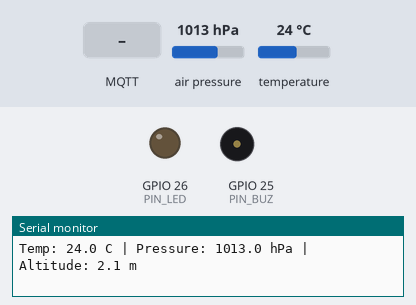
A sketch run on a simulated ESP32. Parts: output pins drawn as LEDs (lit = HIGH), buzzer (waves = sounding), the last lines printed to the serial monitor. Dashed ring = blinking. The test bench sets the inputs (shaded band); at power-on: air pressure 1013 hPa, temperature 24 °C. WiFi joins after 1.5 s; servers stay silent unless stated; no MQTT or app messages arrive unless stated.

Above: at 1.2 s.
1.3 s: air pressure set to 952 hPa
At 2.1 s:
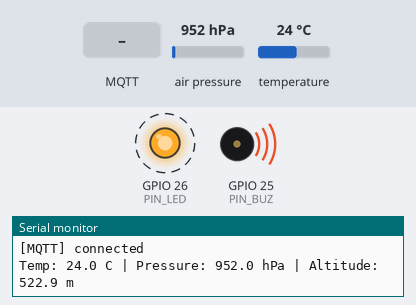
4.8 s: MQTT message "MANUAL" arrives on the third subscribed topic
At 4.9 s:
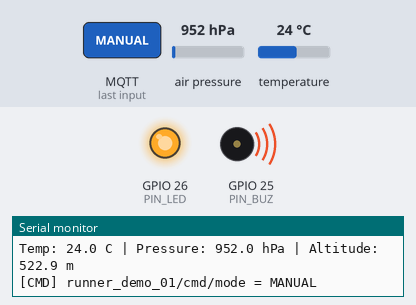
6.5 s: MQTT message "ON" arrives on the first subscribed topic
At 7.6 s:
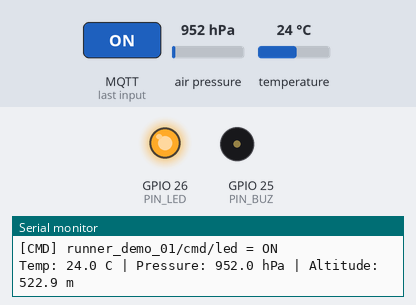
9.6 s: MQTT message "0" arrives on the first subscribed topic
At 11.0 s:
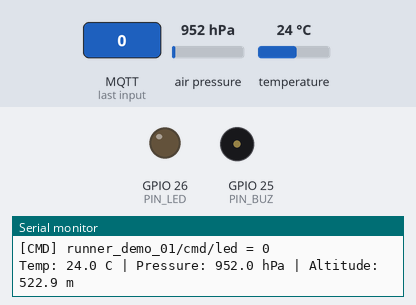
11.3 s: MQTT message "ON" arrives on the second subscribed topic
At 12.4 s:
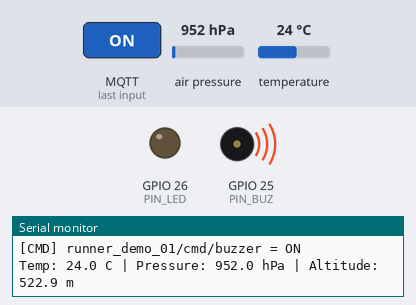
Timing chart, 0 to 13.9 s (numbered marks = the images above; inputs shaded):
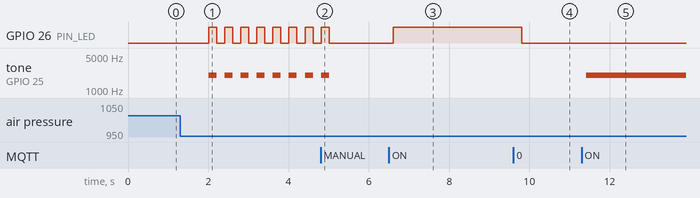

The sketch:

sketch__1_.ino
```cpp
/*
 * RUNNER MONITOR - ESP32 + BMP180 + MQTT + FreeRTOS
 *  - TaskRead     (Core 1): doc BMP180, in Serial, day vao dataQueue + alertQueue
 *  - TaskAlert    (Core 1): doc alertQueue, canh bao Led/Coi (AUTO) hoac theo nut Web (MANUAL)
 *  - TaskTransmit (Core 0): ket noi WiFi + MQTT, doc dataQueue, publish; nhan lenh dieu khien
 *
 * Chan: SDA=21, SCL=22, LED=26 (qua R220), BUZZER=25
 */
#include <WiFi.h>
#include <Wire.h>
#include <PubSubClient.h>
#include <Adafruit_BMP085.h>

// ---------- Cau hinh ----------
const char* WIFI_SSID = "Wokwi-GUEST";   // WiFi mo phong cua Wokwi
const char* WIFI_PASS = "";
const char* MQTT_HOST = "broker.hivemq.com";
const int   MQTT_PORT = 1883;

// DOI "runner_demo_01" THANH CHUOI RIENG CUA BAN (broker public, tranh trung nguoi khac)
#define TOPIC_BASE   "runner_demo_01"
#define TOPIC_DATA   TOPIC_BASE "/data"
#define TOPIC_LED    TOPIC_BASE "/cmd/led"
#define TOPIC_BUZ    TOPIC_BASE "/cmd/buzzer"
#define TOPIC_MODE   TOPIC_BASE "/cmd/mode"

#define PIN_LED 26
#define PIN_BUZ 25

const float SEA_LEVEL_PA = 101325.0;  // ap suat chuan muc nuoc bien
const float TEMP_HIGH    = 38.0;      // ngưỡng nhiet do cao (°C)
const float TEMP_LOW     = 5.0;       // ngưỡng nhiet do thap (°C)
const float ALT_JUMP     = 3.0;       // thay doi do cao dot ngot giua 2 lan do (m)
const uint32_t READ_MS   = 1000;      // chu ky doc cam bien

// ---------- Kieu du lieu & hang doi ----------
struct SensorData { float temp; float press; float alt; };   // day du -> data Queue
struct AlertData  { float temp; float alt; };                // canh bao -> data Alert

QueueHandle_t dataQueue;
QueueHandle_t alertQueue;

// Trang thai chia se (ghi boi 1 task, doc boi task khac)
enum AlertCode { ALERT_NONE = 0, ALERT_TEMP_HIGH, ALERT_TEMP_LOW, ALERT_ALT_JUMP };
volatile int  alertCode   = ALERT_NONE;
volatile bool manualMode  = false;
volatile bool manualLed   = false;
volatile bool manualBuz   = false;
volatile bool ledOut      = false;
volatile bool buzOut      = false;

Adafruit_BMP085 bmp;
WiFiClient espClient;
PubSubClient mqtt(espClient);

// ---------- Nhan lenh tu Web (chay trong TaskTransmit) ----------
void mqttCallback(char* topic, byte* payload, unsigned int len) {
  String msg;
  for (unsigned int i = 0; i < len; i++) msg += (char)payload[i];
  msg.trim(); msg.toUpperCase();
  bool on = (msg == "ON" || msg == "1");
  String t = String(topic);
  if (t == TOPIC_LED)       manualLed  = on;
  else if (t == TOPIC_BUZ)  manualBuz  = on;
  else if (t == TOPIC_MODE) manualMode = (msg == "MANUAL");
  Serial.printf("[CMD] %s = %s\n", topic, msg.c_str());
}

// ---------- TASK DOC DU LIEU (Core 1) ----------
void taskRead(void* pv) {
  float prevAlt = NAN;
  TickType_t last = xTaskGetTickCount();
  for (;;) {
    SensorData d;
    d.temp  = bmp.readTemperature();
    d.press = bmp.readPressure() / 100.0;              // hPa
    d.alt   = bmp.readAltitude(SEA_LEVEL_PA);          // m so voi muc nuoc bien

    Serial.printf("Temp: %.1f C | Pressure: %.1f hPa | Altitude: %.1f m\n",
                  d.temp, d.press, d.alt);

    // Du lieu day du -> data Queue (khong chan neu day, bo ban tin cu nhat)
    if (xQueueSend(dataQueue, &d, 0) != pdTRUE) {
      SensorData tmp; xQueueReceive(dataQueue, &tmp, 0);
      xQueueSend(dataQueue, &d, 0);
    }

    // Du lieu canh bao (nhiet do + do cao) -> data Alert (chi giu ban moi nhat)
    AlertData a = { d.temp, d.alt };
    xQueueOverwrite(alertQueue, &a);

    vTaskDelayUntil(&last, pdMS_TO_TICKS(READ_MS));
  }
}

// ---------- TASK CANH BAO (Core 1) ----------
void taskAlert(void* pv) {
  float prevAlt = NAN;
  int   code = ALERT_NONE;
  uint32_t jumpUntil = 0;     // giu canh bao do cao thay doi trong 5 s
  bool blink = false;

  for (;;) {
    AlertData a;
    if (xQueueReceive(alertQueue, &a, pdMS_TO_TICKS(200)) == pdTRUE) {
      code = ALERT_NONE;
      if (a.temp > TEMP_HIGH)      code = ALERT_TEMP_HIGH;
      else if (a.temp < TEMP_LOW)  code = ALERT_TEMP_LOW;

      if (!isnan(prevAlt) && fabs(a.alt - prevAlt) > ALT_JUMP)
        jumpUntil = millis() + 5000;
      prevAlt = a.alt;

      if (code == ALERT_NONE && millis() < jumpUntil) code = ALERT_ALT_JUMP;
      alertCode = code;
    }
    if (code == ALERT_ALT_JUMP && millis() >= jumpUntil) { code = ALERT_NONE; alertCode = code; }

    blink = !blink;   // nhap nhay moi 200 ms
    bool led, buz;
    if (manualMode) {                 // MANUAL: theo nut tren Web
      led = manualLed;
      buz = manualBuz;
    } else {                          // AUTO: theo canh bao
      led = (code != ALERT_NONE) && blink;
      buz = (code != ALERT_NONE) && blink;
    }
    ledOut = led; buzOut = buz;
    digitalWrite(PIN_LED, led);
    if (buz) tone(PIN_BUZ, 2000); else noTone(PIN_BUZ);
  }
}

// ---------- TASK TRUYEN DU LIEU (Core 0) ----------
const char* alertText(int c) {
  switch (c) {
    case ALERT_TEMP_HIGH: return "TEMP_HIGH";
    case ALERT_TEMP_LOW:  return "TEMP_LOW";
    case ALERT_ALT_JUMP:  return "ALT_JUMP";
    default:              return "OK";
  }
}

void taskTransmit(void* pv) {
  for (;;) {
    // 1) WiFi
    if (WiFi.status() != WL_CONNECTED) {
      Serial.println("[WiFi] Connecting...");
      WiFi.begin(WIFI_SSID, WIFI_PASS);
      uint32_t t0 = millis();
      while (WiFi.status() != WL_CONNECTED && millis() - t0 < 15000) vTaskDelay(pdMS_TO_TICKS(250));
      if (WiFi.status() != WL_CONNECTED) { vTaskDelay(pdMS_TO_TICKS(2000)); continue; }
      Serial.print("[WiFi] OK, IP: "); Serial.println(WiFi.localIP());
    }
    // 2) MQTT
    if (!mqtt.connected()) {
      String cid = "runner-esp32-" + String((uint32_t)ESP.getEfuseMac(), HEX);
      if (mqtt.connect(cid.c_str())) {
        mqtt.subscribe(TOPIC_LED);
        mqtt.subscribe(TOPIC_BUZ);
        mqtt.subscribe(TOPIC_MODE);
        Serial.println("[MQTT] connected");
      } else {
        vTaskDelay(pdMS_TO_TICKS(2000));
        continue;
      }
    }
    // 3) Doc data Queue va publish
    SensorData d;
    if (xQueueReceive(dataQueue, &d, pdMS_TO_TICKS(100)) == pdTRUE) {
      char buf[200];
      snprintf(buf, sizeof(buf),
        "{\"temp\":%.1f,\"press\":%.1f,\"alt\":%.1f,\"alert\":\"%s\",\"led\":%d,\"buz\":%d,\"mode\":\"%s\"}",
        d.temp, d.press, d.alt, alertText(alertCode), ledOut ? 1 : 0, buzOut ? 1 : 0,
        manualMode ? "MANUAL" : "AUTO");
      mqtt.publish(TOPIC_DATA, buf);
    }
    mqtt.loop();
  }
}

// ---------- SETUP ----------
void setup() {
  Serial.begin(115200);
  pinMode(PIN_LED, OUTPUT);
  pinMode(PIN_BUZ, OUTPUT);

  Wire.begin(21, 22);
  if (!bmp.begin()) {
    Serial.println("Khong tim thay BMP180!");
    while (true) delay(1000);
  }

  mqtt.setServer(MQTT_HOST, MQTT_PORT);
  mqtt.setCallback(mqttCallback);

  dataQueue  = xQueueCreate(10, sizeof(SensorData));
  alertQueue = xQueueCreate(1,  sizeof(AlertData));

  xTaskCreatePinnedToCore(taskTransmit, "TaskTransmit", 8192, NULL, 1, NULL, 0);  // Core 0
  xTaskCreatePinnedToCore(taskRead,     "TaskRead",     4096, NULL, 2, NULL, 1);  // Core 1
  xTaskCreatePinnedToCore(taskAlert,    "TaskAlert",    4096, NULL, 3, NULL, 1);  // Core 1
}

void loop() { vTaskDelete(NULL); }   // moi viec do cac task dam nhiem
```

Measured:
- after the input at 1.3 s, GPIO 26 (PIN_LED): alternates HIGH for 0.20 s and LOW for 0.20 s, starting after 0.71 s; tone on GPIO 25 (PIN_BUZ): alternates 2000 Hz for 0.20 s and silent for 0.20 s, starting after 0.71 s
- after the input at 4.8 s, GPIO 26 (PIN_LED): goes on until 5.0 s, then stays LOW; tone on GPIO 25 (PIN_BUZ): goes on until 5.0 s, then stays silent
- after the input at 6.5 s, GPIO 26 (PIN_LED): LOW → HIGH after 0.11 s
- after the input at 9.6 s, GPIO 26 (PIN_LED): HIGH → LOW after 0.21 s
- after the input at 11.3 s, tone on GPIO 25 (PIN_BUZ): silent → 2000 Hz after 0.11 s
